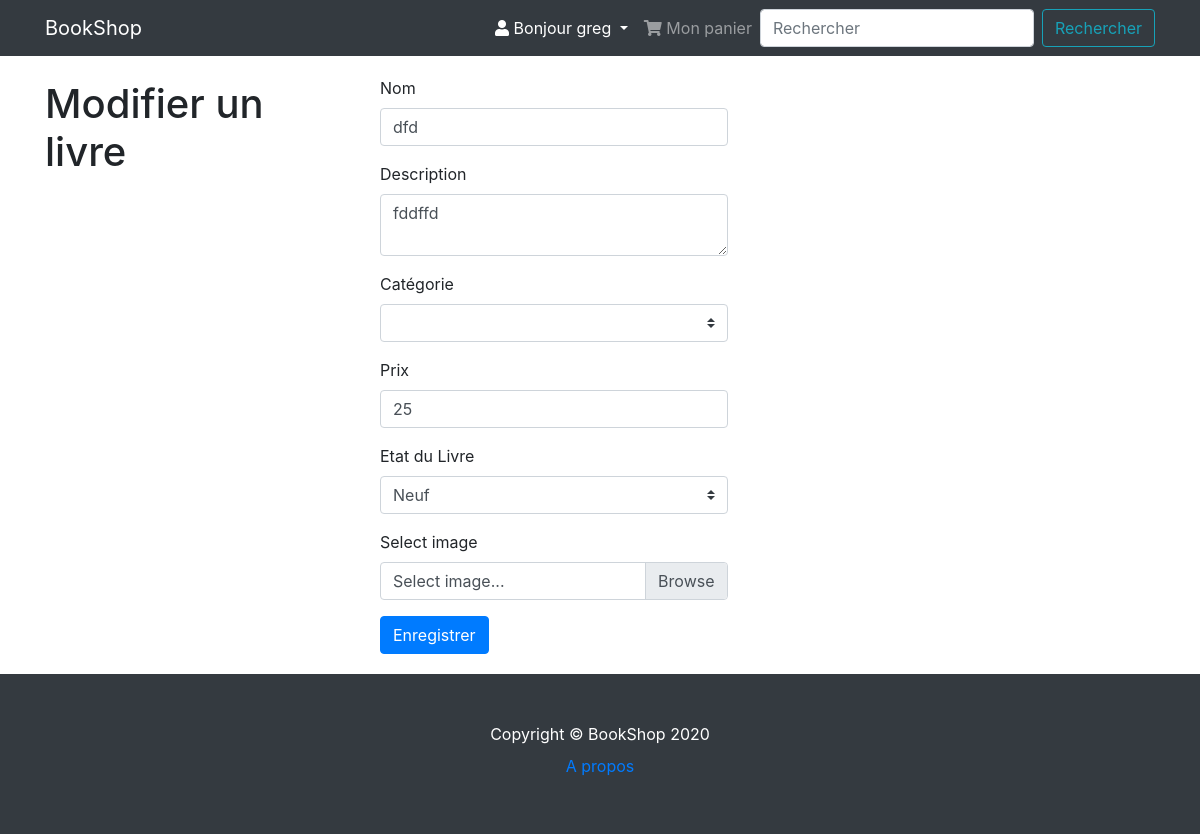
Page /3/update (signed in) on the committed database.
### tables this page shows
CREATE TABLE user (
  id INTEGER PRIMARY KEY AUTOINCREMENT,
  username TEXT UNIQUE NOT NULL,
  password TEXT NOT NULL
);

CREATE TABLE product (
  id INTEGER PRIMARY KEY AUTOINCREMENT,
  author_id INTEGER NOT NULL,
  category_id INTEGER NOT NULL,
  created TIMESTAMP NOT NULL DEFAULT CURRENT_TIMESTAMP,
  name TEXT NOT NULL,
  description TEXT NOT NULL,
  price DECIMAL (4,2) NOT NULL,
  state varchar (30) NOT NULL,
  image varchar (30) NULL,
  FOREIGN KEY (author_id) REFERENCES user (id),
  FOREIGN KEY (category_id) REFERENCES category (id)
);

### book/product.py (the view, shortened to what this page needs)
@bp.route('/<int:id>/update', methods=('GET', 'POST'))
@login_required
def update(id):
    product = get_post(id)
    state_list = ['Neuf', 'Très bon état', 'Bon état', 'Etat correct', 'Mauvais état']
    return render_template('product/update.html', product=product, state_list=state_list)

### book/auth.py (called while the page is built)
@bp.before_app_request
def load_logged_in_user():
    user_id = session.get('user_id')
    if user_id is None:
        g.user = None
    else:
        g.user = get_db().execute(
            'SELECT * FROM user WHERE id = ?', (user_id,)
        ).fetchone()

def login_required(view):
    @functools.wraps(view)
    def wrapped_view(**kwargs):
        if g.user is None:
            return redirect(url_for('auth.login'))
        return view(**kwargs)
    return wrapped_view

### book/db.py (called while the page is built)
def get_db():
    if 'db' not in g:
        g.db = sqlite3.connect(
            current_app.config['DATABASE'],
            detect_types=sqlite3.PARSE_DECLTYPES
        )
        g.db.row_factory = sqlite3.Row
    return g.db

### book/product.py (called while the page is built)
def get_post(id, check_author=True):
    product = get_db().execute(
        'SELECT p.id, name, description, price, state, created, author_id, username'
        ' FROM product p JOIN user u ON p.author_id = u.id'
        ' WHERE p.id = ?',
        (id,)
    ).fetchone()
    if product is None:
        abort(404, "Product id {0} doesn't exist.".format(id))
    if check_author and product['author_id'] != g.user['id']:
        abort(403)
    return product

### book/templates/product/update.html (shortened to what this page needs)
{% extends 'base.html' %}
{% block content %}
  <div class="container">
    <div class="row">
      <div class="col-lg-3">
        <h1 class="my-4">Modifier un livre</h1>
      </div>
      <div class="col-lg-9">
  <div class="card-body">
      <form method="post" enctype="multipart/form-data">
          <div class="col">
          <div class="col-sm-6">
          <div class="form-group">
            <label for="name">Nom</label>
              <input name="name" id="name" value="{{ request.form['name'] or product['name'] }}" class="form-control" required>
          </div>
          <div class="form-group">
            <label for="description">Description</label>
            <textarea name="description" id="description" class="form-control">{{ request.form['description'] or product['description'] }}</textarea>
          </div>
          <div class="form-group">
            <label for="price">Catégorie</label>
              <select class="custom-select mr-sm-2" name="category" id="category">
              </select>
          </div>
          <div class="form-group">
            <label for="price">Prix</label>
              <input type="number" name="price" id="price" value="{{ request.form['price'] or product['price'] }}" class="form-control" step="0.01" required>
          </div>
          <div class="form-group">
            <label for="price">Etat du Livre</label>
              <select class="custom-select mr-sm-2" name="state" id="state">
                {% for each in state_list %}
                <option value="{{ request.form['state'] or product['state'] }}">{{each}}</option>
                {% endfor %}
              </select>
          </div>
        <div class="form-group">
          <label>Select image</label>
          <div class="custom-file">
            <label class="custom-file-label" for="image">Select image...</label>
          </div>
        </div>
            <button type="submit" class="btn btn-primary">Enregistrer</button>
          </div>
          </div>
      </form>
  </div>
        </div>
      </div>
    </div>
{% endblock %}

### book/templates/base.html (shortened to what this page needs)
<!DOCTYPE html>
<html>
<head>
    <link rel="stylesheet" type="text/css" href="{{ url_for('static', filename='css/bootstrap.min.css') }}">
    <link rel="stylesheet" type="text/css" href="{{ url_for('static', filename='css/style.css') }}">
    <link rel="stylesheet" href="{{ url_for('static', filename='css/fontawesome.min.css') }}">
</head>
<body>
  <nav class="navbar navbar-expand-lg navbar-dark bg-dark fixed-top">
    <div class="container">
      <a class="navbar-brand" href="/">BookShop</a>
      <div class="collapse navbar-collapse" id="navbarResponsive">
        <ul class="navbar-nav ml-auto">
        <li class="nav-item dropdown active">
          <a class="nav-link dropdown-toggle" href="#" id="navbarDropdown" role="button" data-toggle="dropdown" aria-haspopup="true" aria-expanded="false">
            {% if g.user %}
            <i class="fas fa-user"></i> Bonjour {{ g.user['username'] }}
          </a>
          {% endif %}
        </li>
          <li class="nav-item">
            <a class="nav-link" href="#"><i class="fas fa-shopping-cart"></i> Mon panier</a>
          </li>
        </ul>
          <form class="form-inline my-2 my-lg-0" method="GET" action="/search">
          <input class="form-control mr-sm-2" name="q" type="search" placeholder="Rechercher" aria-label="Search" required>
          <button class="btn btn-outline-info my-2 my-sm-0" type="submit">Rechercher</button>
          </form>
      </div>
    </div>
  </nav>
    {% block content %}{% endblock %}
  <footer class="py-5 bg-dark">
    <div class="container">
      <p class="m-0 text-center text-white">Copyright &copy; BookShop 2020</p>
            <a class="nav-link text-center" href="/about">A propos</a>
    </div>
  </footer>
</body>
</html>

### book/static/css/style.css (style rules this page uses)
body { padding-top: 56px; }

### rows in the picture
user: user.username "greg"
product: name "dfd", description "fddffd", price "25"

### other values in the picture
form field state "Neuf"
